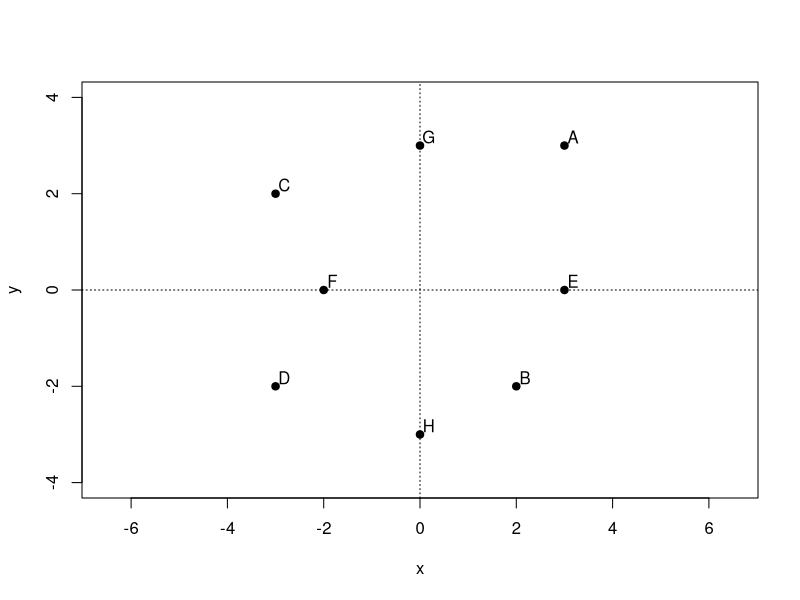
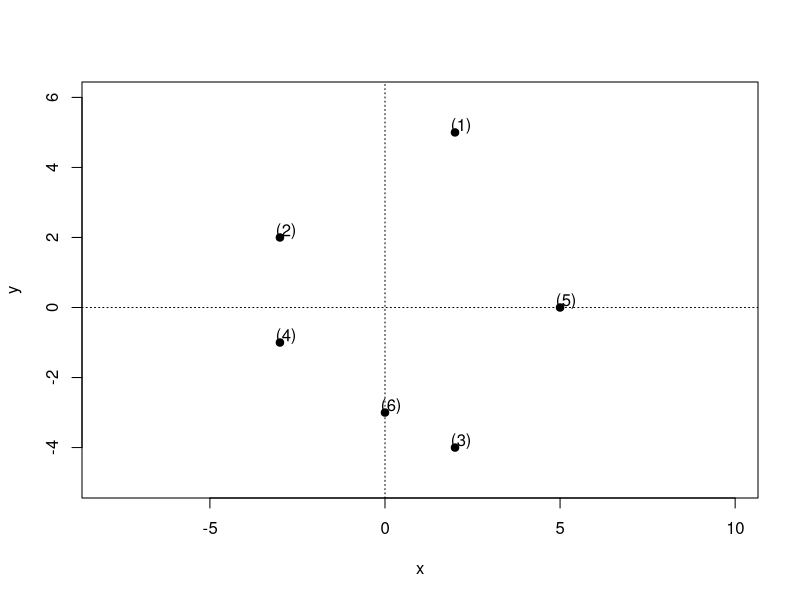
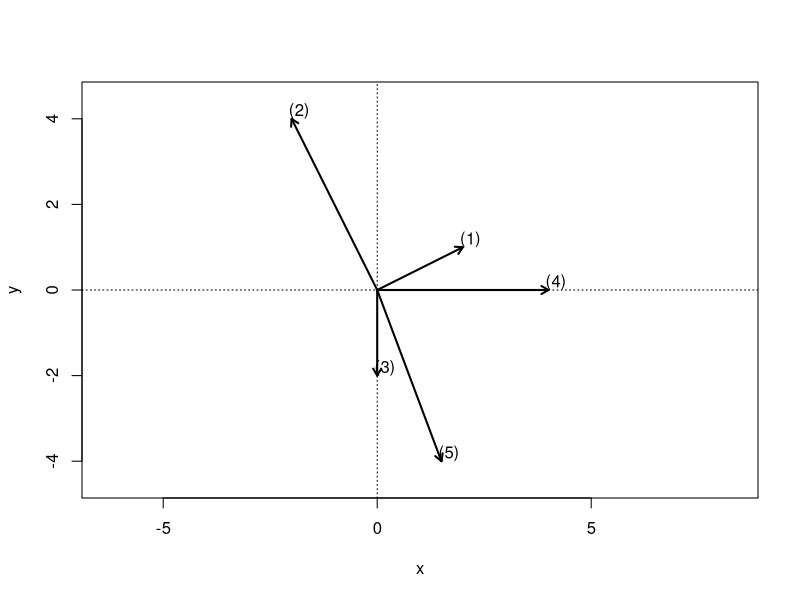

Source code (R) for these figures, in order:
setwd("C:/Users/18904/Github/senior-mathematics/codes")
if(!dir.exists("../figures"))dir.create("../figures")
# week35: 7.1 complex numbers and complex plane
# week35-1: Ex7.1 q1 read points A-H on complex plane (cell 1)
draw1=function(){
  plot(0,0,xlim=c(-4,4),ylim=c(-4,4),type="n",asp=1,xlab="x",ylab="y")
  abline(h=0,v=0,lty=3)
  px=c(3,2,-3,-3,3,-2,0,0);py=c(3,-2,2,-2,0,0,3,-3);lab=c("A","B","C","D","E","F","G","H")
  points(px,py,pch=19)
  text(px+0.18,py+0.18,lab)
}
pdf("../figures/week35-1.pdf",width=4,height=4);draw1();dev.off()
svglite::svglite("../figures/week35-1.svg",width=4,height=4);draw1();dev.off()
# week35-2: Ex7.1 q2 plot points of complex numbers
draw2=function(){
  plot(0,0,xlim=c(-4,6),ylim=c(-5,6),type="n",asp=1,xlab="x",ylab="y")
  abline(h=0,v=0,lty=3)
  px=c(2,-3,2,-3,5,0);py=c(5,2,-4,-1,0,-3);lab=c("(1)","(2)","(3)","(4)","(5)","(6)")
  points(px,py,pch=19)
  text(px+0.18,py+0.18,lab)
}
pdf("../figures/week35-2.pdf",width=4,height=4);draw2();dev.off()
svglite::svglite("../figures/week35-2.svg",width=4,height=4);draw2();dev.off()
# week35-3: Ex7.1 q3 draw vectors of complex numbers from O
draw3=function(){
  plot(0,0,xlim=c(-3,5),ylim=c(-4.5,4.5),type="n",asp=1,xlab="x",ylab="y")
  abline(h=0,v=0,lty=3)
  vx=c(2,-2,0,4,1.5);vy=c(1,4,-2,0,-4)
  for(i in 1:5)arrows(0,0,vx[i],vy[i],lwd=2,length=0.08)
  text(vx+0.18,vy+0.18,c("(1)","(2)","(3)","(4)","(5)"))
}
pdf("../figures/week35-3.pdf",width=4,height=4);draw3();dev.off()
svglite::svglite("../figures/week35-3.svg",width=4,height=4);draw3();dev.off()
